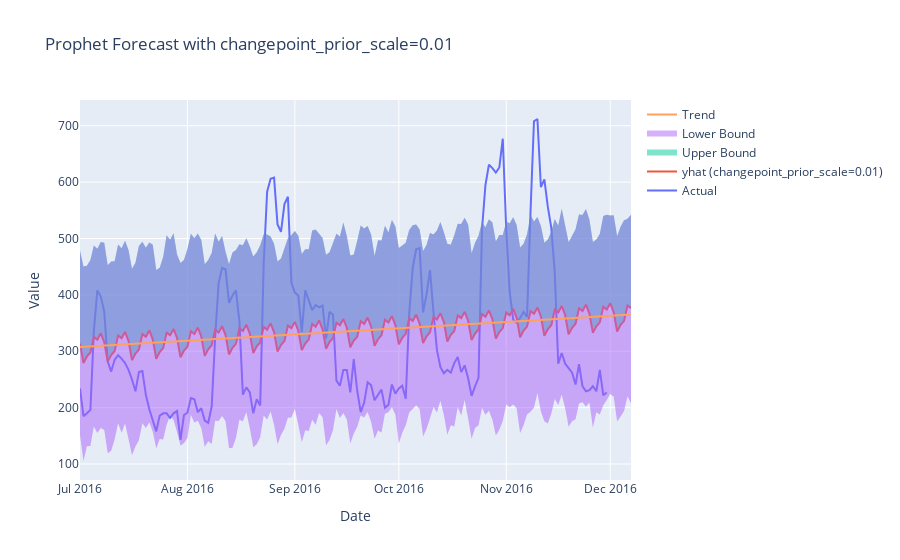
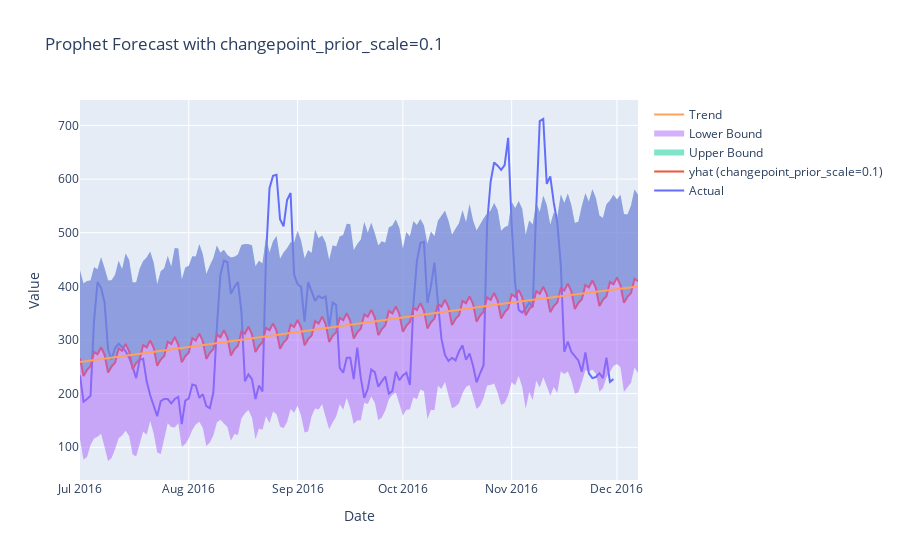
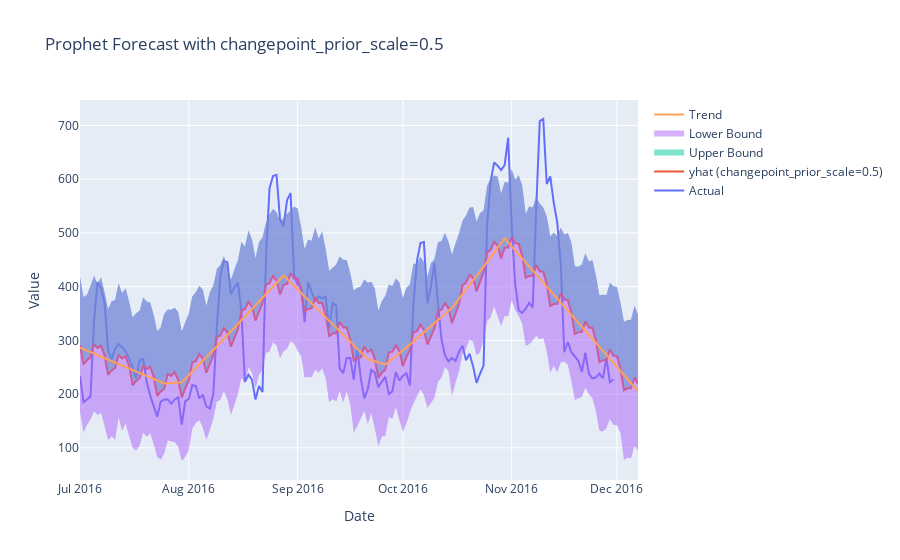
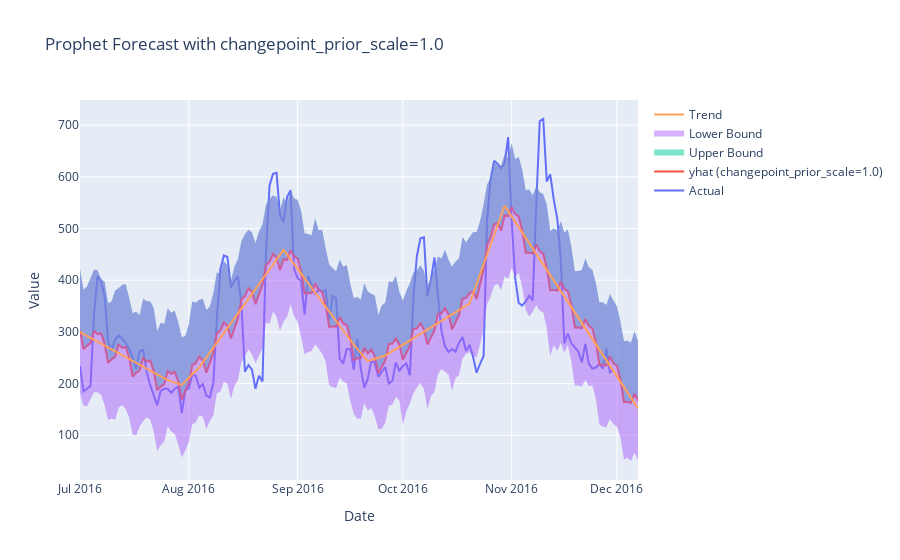

Notebook source saved alongside these figures, in order:
### Code cell
# Разные значения changepoint_prior_scale для эксперимента
changepoint_values = [0.01, 0.1, 0.5, 1.0, 2.0, 2.5]

# Словарь для хранения прогнозов
forecasts = {}

# Проходимся по разным значениям changepoint_prior_scale
for changepoint_prior_scale in changepoint_values:
    # Инициализируем модель с измененным changepoint_prior_scale
    m = Prophet(changepoint_prior_scale=changepoint_prior_scale)
    m.fit(df_prepared)

    # Строим прогноз
    future = m.make_future_dataframe(periods=7)
    forecast = m.predict(future)

    # Сохраняем прогноз
    forecasts[changepoint_prior_scale] = forecast

    # Визуализируем прогноз
    fig = go.Figure()

    fig.add_trace(go.Scatter(x=df_prepared['ds'], y=df_prepared['y'], name='Actual'))
    fig.add_trace(go.Scatter(x=forecast['ds'], y=forecast['yhat'], name=f'yhat (changepoint_prior_scale={changepoint_prior_scale})'))
    fig.add_trace(go.Scatter(x=forecast['ds'], y=forecast['yhat_upper'], fill='tonexty', mode='none', name='Upper Bound'))
    fig.add_trace(go.Scatter(x=forecast['ds'], y=forecast['yhat_lower'], fill='tonexty', mode='none', name='Lower Bound'))
    fig.add_trace(go.Scatter(x=forecast['ds'], y=forecast['trend'], name='Trend'))

    fig.update_layout(title=f'Prophet Forecast with changepoint_prior_scale={changepoint_prior_scale}',
                      xaxis_title='Date',
                      yaxis_title='Value',
                      showlegend=True)
    py.iplot(fig)

# Оценка RMSE для каждого из прогнозов
for changepoint_prior_scale, forecast in forecasts.items():
    rmse = np.sqrt(np.mean((forecast.loc[:df_prepared.shape[0] - 7, 'yhat'] - df_prepared['y']) ** 2))
    print(f'RMSE with changepoint_prior_scale={changepoint_prior_scale}: {rmse}')

### Figure 1 — Plotly figure (JSON) as saved in the notebook; plotly's stock layout.template omitted (floating-point values rounded to 4 significant figures; data arrays with more than 128 entries replaced by an {"elided": "..."} marker saying what was removed)
{"data": [{"name": "Actual", "type": "scatter", "x": {"elided": "153 str values"}, "y": {"elided": "153 int values"}}, {"name": "yhat (changepoint_prior_scale=0.01)", "type": "scatter", "x": {"elided": "160 str values"}, "y": {"elided": "160 float values"}}, {"fill": "tonexty", "mode": "none", "name": "Upper Bound", "type": "scatter", "x": {"elided": "160 str values"}, "y": {"elided": "160 float values"}}, {"fill": "tonexty", "mode": "none", "name": "Lower Bound", "type": "scatter", "x": {"elided": "160 str values"}, "y": {"elided": "160 float values"}}, {"name": "Trend", "type": "scatter", "x": {"elided": "160 str values"}, "y": {"elided": "160 float values"}}], "layout": {"showlegend": true, "title": {"text": "Prophet Forecast with changepoint_prior_scale=0.01"}, "xaxis": {"title": {"text": "Date"}}, "yaxis": {"title": {"text": "Value"}}}}

### Figure 2 — Plotly figure (JSON) as saved in the notebook; plotly's stock layout.template omitted (floating-point values rounded to 4 significant figures; data arrays with more than 128 entries replaced by an {"elided": "..."} marker saying what was removed)
{"data": [{"name": "Actual", "type": "scatter", "x": {"elided": "153 str values"}, "y": {"elided": "153 int values"}}, {"name": "yhat (changepoint_prior_scale=0.1)", "type": "scatter", "x": {"elided": "160 str values"}, "y": {"elided": "160 float values"}}, {"fill": "tonexty", "mode": "none", "name": "Upper Bound", "type": "scatter", "x": {"elided": "160 str values"}, "y": {"elided": "160 float values"}}, {"fill": "tonexty", "mode": "none", "name": "Lower Bound", "type": "scatter", "x": {"elided": "160 str values"}, "y": {"elided": "160 float values"}}, {"name": "Trend", "type": "scatter", "x": {"elided": "160 str values"}, "y": {"elided": "160 float values"}}], "layout": {"showlegend": true, "title": {"text": "Prophet Forecast with changepoint_prior_scale=0.1"}, "xaxis": {"title": {"text": "Date"}}, "yaxis": {"title": {"text": "Value"}}}}

### Figure 3 — Plotly figure (JSON) as saved in the notebook; plotly's stock layout.template omitted (floating-point values rounded to 4 significant figures; data arrays with more than 128 entries replaced by an {"elided": "..."} marker saying what was removed)
{"data": [{"name": "Actual", "type": "scatter", "x": {"elided": "153 str values"}, "y": {"elided": "153 int values"}}, {"name": "yhat (changepoint_prior_scale=0.5)", "type": "scatter", "x": {"elided": "160 str values"}, "y": {"elided": "160 float values"}}, {"fill": "tonexty", "mode": "none", "name": "Upper Bound", "type": "scatter", "x": {"elided": "160 str values"}, "y": {"elided": "160 float values"}}, {"fill": "tonexty", "mode": "none", "name": "Lower Bound", "type": "scatter", "x": {"elided": "160 str values"}, "y": {"elided": "160 float values"}}, {"name": "Trend", "type": "scatter", "x": {"elided": "160 str values"}, "y": {"elided": "160 float values"}}], "layout": {"showlegend": true, "title": {"text": "Prophet Forecast with changepoint_prior_scale=0.5"}, "xaxis": {"title": {"text": "Date"}}, "yaxis": {"title": {"text": "Value"}}}}

### Figure 4 — Plotly figure (JSON) as saved in the notebook; plotly's stock layout.template omitted (floating-point values rounded to 4 significant figures; data arrays with more than 128 entries replaced by an {"elided": "..."} marker saying what was removed)
{"data": [{"name": "Actual", "type": "scatter", "x": {"elided": "153 str values"}, "y": {"elided": "153 int values"}}, {"name": "yhat (changepoint_prior_scale=1.0)", "type": "scatter", "x": {"elided": "160 str values"}, "y": {"elided": "160 float values"}}, {"fill": "tonexty", "mode": "none", "name": "Upper Bound", "type": "scatter", "x": {"elided": "160 str values"}, "y": {"elided": "160 float values"}}, {"fill": "tonexty", "mode": "none", "name": "Lower Bound", "type": "scatter", "x": {"elided": "160 str values"}, "y": {"elided": "160 float values"}}, {"name": "Trend", "type": "scatter", "x": {"elided": "160 str values"}, "y": {"elided": "160 float values"}}], "layout": {"showlegend": true, "title": {"text": "Prophet Forecast with changepoint_prior_scale=1.0"}, "xaxis": {"title": {"text": "Date"}}, "yaxis": {"title": {"text": "Value"}}}}
